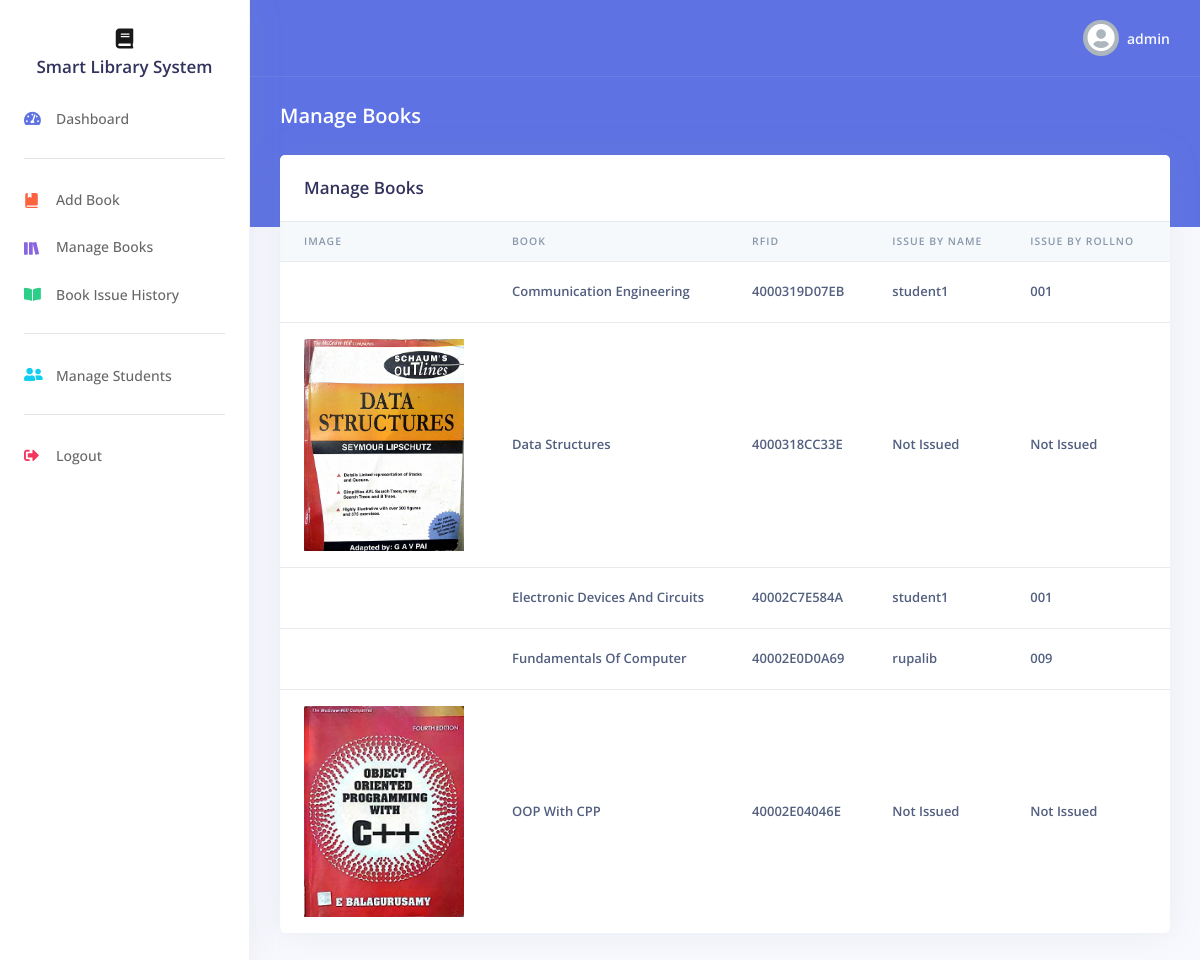
The page /admin/manageBooks.php (signed in) on the database its author committed.
### tables this page shows
CREATE TABLE `books` (
  `id` int(11) NOT NULL,
  `book_name` varchar(64) NOT NULL,
  `book_rfid` varchar(64) NOT NULL,
  `issued_by_name` varchar(64) NOT NULL,
  `issued_by_rollno` varchar(64) NOT NULL,
  `issued_at` varchar(64) NOT NULL,
  `cover_img` varchar(64) NOT NULL,
  `indexpdf` varchar(64) NOT NULL
);

### admin/manageBooks.php (the view, shortened to what this page needs)
<?php
include("../includes/config.php");
$title = "Manage Books";
$sql = "SELECT * FROM books";
$result = $db->query($sql);
?>
<!DOCTYPE html>
<html>
<head>
    <?php
    include('../includes/incCSS.php');
    ?>
</head>
<body>
    <?php
    include('../includes/adminNav.php');
    ?>
    <div class="header bg-primary pb-6">
        <div class="container-fluid">
            <div class="header-body">
                <div class="row align-items-center py-4">
                    <div class="col-lg-6 col-7">
                        <h6 class="h2 text-white d-inline-block mb-0"><?php
                                                                        echo $title;
                                                                        ?></h6>
                    </div>
                </div>
            </div>
        </div>
    </div>
    <div class="container-fluid mt--6">
        <div class="row">
            <div class="col">
                <div class="card">
                    <div class="card-header border-0">
                        <h3 class="mb-0"><?php
                                            echo $title;
                                            ?></h3>
                    </div>
                    <div class="table-responsive">
                        <table class="table align-items-center table-flush">
                            <thead class="thead-light">
                                <tr>
                                    <th scope="col" class="sort" >Image</th>
                                    <th scope="col" class="sort" >Book</th>
                                    <th scope="col" class="sort" >RFID</th>
                                    <th scope="col" class="sort" >Issue By Name</th>
                                    <th scope="col" class="sort" >Issue By RollNo</th>
                                    <th scope="col" class="sort" >Issue DateTime</th>
                                </tr>
                            </thead>
                            <tbody class="list">
                                <?php
                                if ($result->num_rows > 0) {
                                    while ($row = $result->fetch_assoc()) {
                                        echo '<tr>';
                                        echo "<th><img class='tbimg' src='/booksimg/{$row["cover_img"]}' alt=''> </th>";
                                        echo "<th>{$row["book_name"]} </th>";
                                        echo "<th>{$row["book_rfid"]} </th>";
                                        echo "<th>{$row["issued_by_name"]} </th>";
                                        echo "<th>{$row["issued_by_rollno"]} </th>";
                                        echo "<th>{$row["issued_at"]} </th>";
                                        echo '</tr>';
                                    }
                                } else {
                                    echo "<tr><th>no results found</th></tr>";
                                }
                                ?>
                            </tbody>
                        </table>
                    </div>
                </div>
            </div>
        </div>
    </div>
    </div>
</body>
</html>

### admin/manageBooks.php (style rules this page uses)
.tbimg { width: 20vh; height: auto; }

### rows shown on the page
books: book_name "Communication Engineering", book_rfid "4000319D07EB", issued_by_name "student1", issued_by_rollno "001"
books: cover_img (picture), book_name "Data Structures", book_rfid "4000318CC33E", issued_by_name "Not Issued", issued_by_rollno "Not Issued"
books: book_name "Electronic Devices And Circuits", book_rfid "40002C7E584A", issued_by_name "student1", issued_by_rollno "001"
books: book_name "Fundamentals Of Computer", book_rfid "40002E0D0A69", issued_by_name "rupalib", issued_by_rollno "009"
books: cover_img (picture), book_name "OOP With CPP", book_rfid "40002E04046E", issued_by_name "Not Issued", issued_by_rollno "Not Issued"

### other values the page prints
$_SESSION['login_user'] "admin"
$title "Manage Books"
